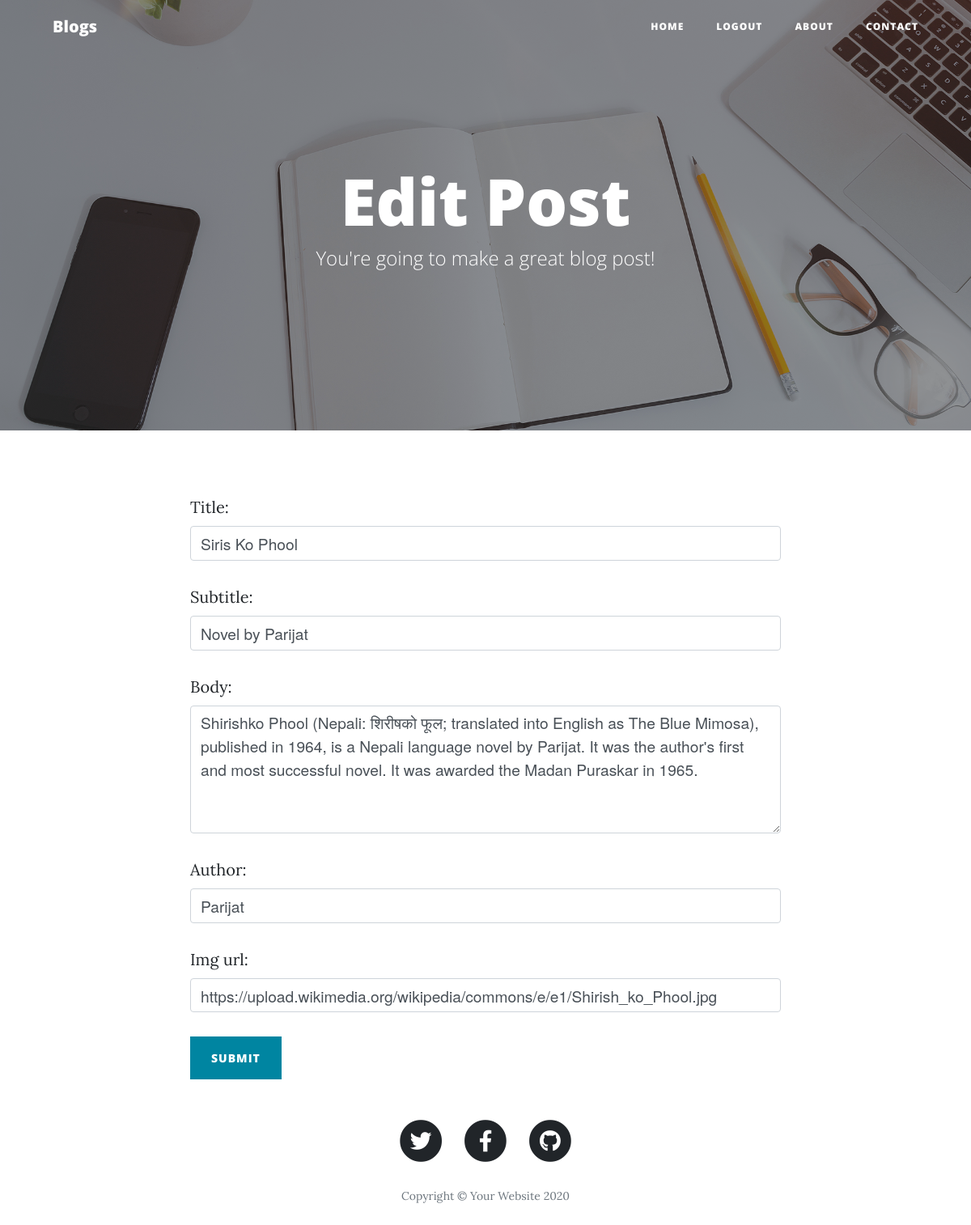
Page /edit-post/7 (signed in) on the committed database.
### ourblogs/models.py (models this page shows, shortened)
class Blogpost(models.Model):
    title = models.CharField(max_length=100)
    subtitle = models.CharField(max_length=100)
    date = models.DateTimeField(default=timezone.now)
    body = models.TextField(default="")
    author = models.CharField(max_length=100)
    img_url = models.CharField(max_length=100)

### ourblogs/views.py (the view)
# urls.py: path('edit-post/<int:post_id>', views.edit_post, name='edit-post'),
@login_required(login_url='login')
def edit_post(request, post_id):
    post = get_object_or_404(Blogpost, pk=post_id)
    if request.method == "POST":
        form = CreateBlogForm(request.POST)
        if form.is_valid():
            form.save()
            return redirect('home')
    else:
        form = CreateBlogForm(instance=post)
    return render(request, 'website/make-post.html', {'form':form,'post': post,'is_edit': True})

### ourblogs/forms.py
class CreateBlogForm(forms.ModelForm):
    class Meta:
        model = Blogpost
        fields = ['title', 'subtitle', 'body', 'author', 'img_url']  # Model fields to include in the form
        widgets = {
            'title': forms.TextInput(attrs={"class": "form-control"}),
            'subtitle': forms.TextInput(attrs={"class": "form-control"}),
            'body': forms.Textarea(attrs={"class": "form-control", "rows": 5}),
            'author': forms.TextInput(attrs={"class": "form-control"}),
            'img_url': forms.TextInput(attrs={"class": "form-control"}),
        }

### templates/website/make-post.html (shortened to what this page needs)
{% extends "layout.html" %}
{% load static %}
{% block content %}
<header class="masthead" style="background-image: url('{% static 'img/edit-bg.jpg' %}')">
    <div class="overlay"></div>
    <div class="container">
        <div class="row">
            <div class="col-lg-8 col-md-10 mx-auto">
                <div class="page-heading">
                     {% if is_edit %}
                    <h1>Edit Post</h1>
                    {% else %}
                    <h1>New Post</h1>
                    {% endif %}
                    <span class="subheading">You're going to make a great blog post!</span>
                </div>
            </div>
        </div>
    </div>
</header>
<div class="container">
    <div class="row">
        <div class="col-lg-8 col-md-10 mx-auto">
            {% if is_edit %}
            <form action="{% url 'edit-post' post_id=post.id %}" method="POST">
                {{ form.as_p }}
                <button type="submit" class="btn btn-primary">Submit</button>
            </form>
            {% else %}
            <form action="{% url 'make-post' %}" method="POST">
                {% csrf_token %}
                {{ form.as_p }}
                <button type="submit" class="btn btn-primary">Submit</button>
            </form>
            {% endif %}
        </div>
    </div>
</div>
{% endblock %}

### templates/layout.html (shortened to what this page needs)
{% load static %}
<!DOCTYPE html>
<html lang="en">
<head>
  <link rel="stylesheet" href="{% static "vendor/bootstrap/css/bootstrap.min.css"  %}">
  <link rel="stylesheet" href="{% static "vendor/fontawesome-free/css/all.min.css" %}">
  <link href=" {% static "css/clean-blog.min.css" %}" rel="stylesheet">
</head>
<body>
  <nav class="navbar navbar-expand-lg navbar-light fixed-top" id="mainNav">
    <div class="container">
      <a class="navbar-brand" href="{% url 'home' %}">Blogs</a>
      <div class="collapse navbar-collapse" id="navbarResponsive">
        <ul class="navbar-nav ml-auto">
          <li class="nav-item">
            <a class="nav-link" href="{% url 'home' %}">Home</a>
          </li>
         {% if request.user.is_authenticated %}
          <li class="nav-item">
              <a class="nav-link" href="{% url 'logout' %}">Logout</a>
          </li>
          {% endif %}
          <li class="nav-item">
            <a class="nav-link" href="{% url 'about' %}">About</a>
          </li>
          <li class="nav-item">
            <a class="nav-link" href="{% url 'contact' %}">Contact</a>
          </li>
        </ul>
      </div>
    </div>
  </nav>
  {% block content %}{% endblock %}
  <footer>
    <div class="container">
      <div class="row">
        <div class="col-lg-8 col-md-10 mx-auto">
          <ul class="list-inline text-center">
            <li class="list-inline-item">
              <a href="#">
                <span class="fa-stack fa-lg">
                  <i class="fas fa-circle fa-stack-2x"></i>
                  <i class="fab fa-twitter fa-stack-1x fa-inverse"></i>
                </span>
              </a>
            </li>
            <li class="list-inline-item">
              <a href="#">
                <span class="fa-stack fa-lg">
                  <i class="fas fa-circle fa-stack-2x"></i>
                  <i class="fab fa-facebook-f fa-stack-1x fa-inverse"></i>
                </span>
              </a>
            </li>
            <li class="list-inline-item">
              <a href="#">
                <span class="fa-stack fa-lg">
                  <i class="fas fa-circle fa-stack-2x"></i>
                  <i class="fab fa-github fa-stack-1x fa-inverse"></i>
                </span>
              </a>
            </li>
          </ul>
          <p class="copyright text-muted">Copyright &copy; Your Website 2020</p>
        </div>
      </div>
    </div>
  </footer>
</body>
</html>

### rows in the picture
Blogpost: title "Siris Ko Phool", subtitle "Novel by Parijat", body "Shirishko Phool (Nepali: शिरीषको फूल; translated into English as The Blue Mimosa), published in 1964, is a Nepali language novel by Parijat. It was the author's first and most successful novel. It was awarded the Madan Puraskar in 1965.", author "Parijat", img_url "https://upload.wikimedia.org/wikipedia/commons/e/e1/Shirish_ko_Phool.jpg"
